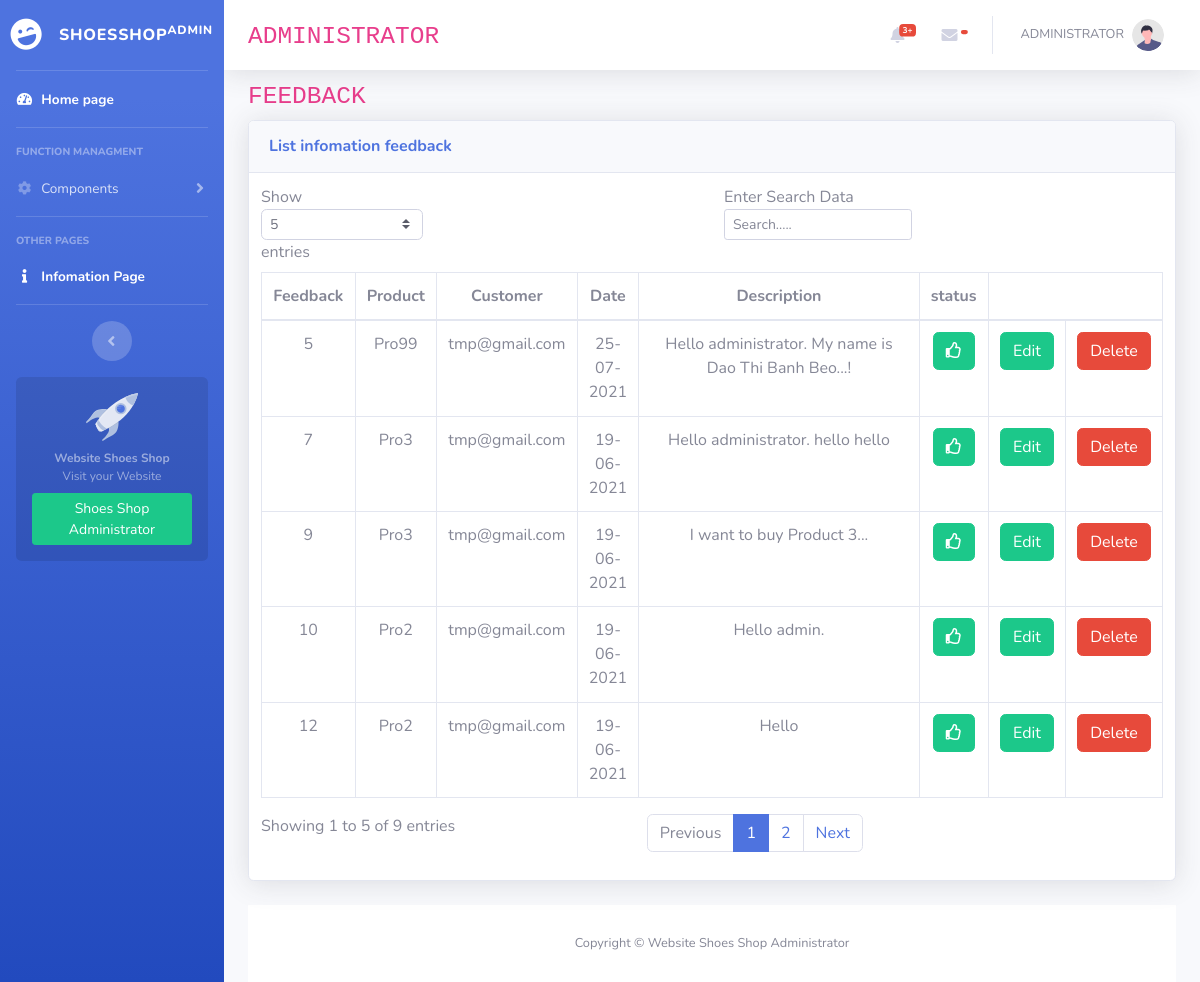
The page /feedback.php (signed in) on the database its author committed.
### tables this page shows
CREATE TABLE IF NOT EXISTS `feedback` (
  `id_feedback` int(11) NOT NULL AUTO_INCREMENT,
  `id_product` varchar(20) NOT NULL,
  `email` varchar(50) NOT NULL,
  `date` date NOT NULL,
  `description` varchar(200) NOT NULL,
  `status` int(11) NOT NULL,
  PRIMARY KEY (`id_feedback`)
);

### feedback.php (called while the page is built, shortened)
<?php
    $level ="";
    include $level."layout.php";
?>

### index__data.php (called while the page is built, shortened)
<?php
    $level = "";
    include $level."DB/database.php";
    $SQL_str_listfeedback= "SELECT * from feedback";
    $list__feedback= $connect->prepare($SQL_str_listfeedback);
    $list__feedback-> execute();
    $list__feedback_rowsdata = $list__feedback->fetchAll();

### component/feedback--content.php (the view, shortened to what this page needs)
<div class="container-fluid pt-2">
<h1 class="h3 mb-2 text-gray-800"><code>FEEDBACK</code></h1>
<div class="card shadow mb-4">
    <div class="card-header py-3">
        <h6 class="m-0 font-weight-bold text-primary">List infomation feedback</h6>
    </div>
    <div class="card-body">
        <div class="table-responsive">
            <table class="table table-bordered" id="dataTable" width="100%" cellspacing="0">
                <thead>
                    <tr>
                        <th>Feedback</th>
                        <th>Product</th>
                        <th>Customer</th>
                        <th>Date</th>
                        <th style="width:350px;">Description</th>
                        <th >status</th>
                        <th style="border-left:none;border-right:none"></th>
                        <th style="border-left:none;"></th>
                    </tr>
                </thead>
                <tbody>
                    <?php foreach ($list__feedback_rowsdata as $arr__feed)
                    {
                    ?>
                        <tr>
                            <td><?php echo $level.$arr__feed["id_feedback"]?></td>
                            <td><?php echo $level.$arr__feed["id_product"]?></td>
                            <td><?php echo $level.$arr__feed["email"]?></td>
                            <td><?php echo date("d-m-Y",strtotime( $level.$arr__feed["date"]))?></td>
                            <td style="width:350px;"><?php echo $level.$arr__feed["description"]?></td>
                            <td><?php if($arr__feed['status'] == '1'):?>
                                        <a href="setting__status.php?id_feedback=<?php echo $arr__feed['id_feedback']?>" class="btn btn-success"><i class="far fa-thumbs-up"></i></a>
                                <?php else: ?>
                                        <a href="setting__status.php?id_feedback=<?php echo $arr__feed['id_feedback']?>" class="btn btn-danger"><i class="far fa-thumbs-down"></i></a>
                                <?php endif ?>
                            </td>
                            <td><a href="edit__feedback.php?id_feedback=<?php echo $level.$arr__feed["id_feedback"]?>" class="btn btn-success">Edit</a></td>
                            <td><a href="delete__data.php?id_feedback=<?php echo $level.$arr__feed["id_feedback"]?>" class="btn btn-danger btn-del">Delete</a></td>
                        </tr>
                    <?php } ?>
                </tbody>
            </table>
        </div>
    </div>
</div>

### rows shown on the page
feedback: id_feedback "5", id_product "Pro99", email "tmp@gmail.com", date "25-07-2021", description "Hello administrator. My name is Dao Thi Banh Beo...!"
feedback: id_feedback "7", id_product "Pro3", email "tmp@gmail.com", date "19-06-2021", description "Hello administrator. hello hello"
feedback: id_feedback "10", id_product "Pro2", email "tmp@gmail.com", date "19-06-2021", description "Hello admin."
feedback: id_feedback "9", id_product "Pro3", email "tmp@gmail.com", date "19-06-2021", description "I want to buy Product 3..."
feedback: id_feedback "12", id_product "Pro2", email "tmp@gmail.com", date "19-06-2021", description "Hello"

### other values the page prints
$admin_name "ADMINISTRATOR"
